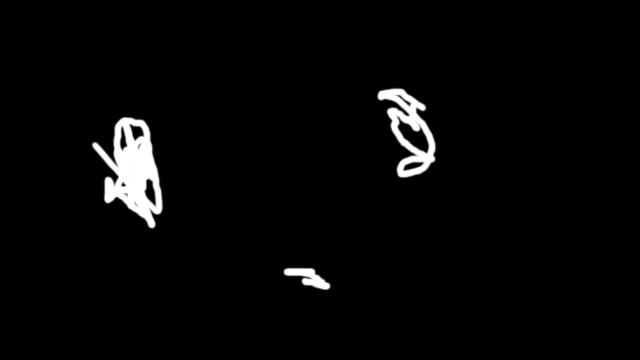
#> input picture Parte07/ExHenrique/atlascar.png, 640 x 360 px
$ python main.py   (older library calls are emulated)
#> lines starting #> are read from the running program, lines starting #| are printed output that depends on the picture; after the words box and inside, x2 and y2 are one past the last pixel; in counts of white or black regions, pixels touching at a corner belong together; long printed decimals are rounded
#!/usr/bin/env python3
# --------------------------------------------------
# Miguel Riem Oliveira.
# PSR, September 2020.
# --------------------------------------------------
from copy import deepcopy
from functools import partial
from re import I
from tkinter import W

import numpy as np
import cv2
from colorama import Fore, Style

# GLOBAL VARIABLES ARE FORBIDDEN

def showBoolImage(win_name, image):
    image_bool = image.astype(np.uint8)*255
    cv2.imshow(win_name, image_bool)

def main():
    # initial setup
    image = cv2.imread('./atlascar.png')
#> image is the input picture: shape (360, 640, 3); min 0, max 255, mean 6.9
    cv2.namedWindow( 'rgb_image',cv2.WINDOW_NORMAL)
    cv2.resizeWindow('rgb_image', 800, 400)


    gray = cv2.cvtColor(image, cv2.COLOR_BGR2GRAY)
    ret,t_image = cv2.threshold(gray,230,255,cv2.THRESH_BINARY)
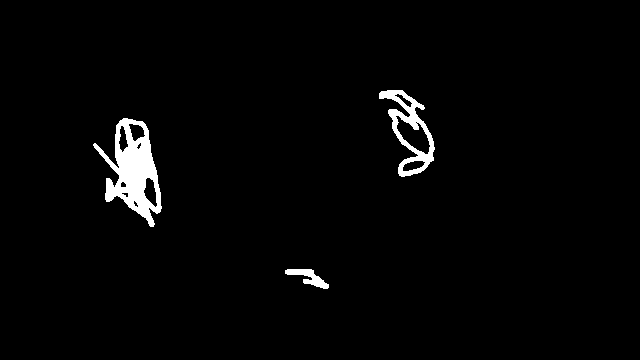
#> t_image: shape (360, 640); 2.2% white; 3 white regions, box (x1, y1, x2, y2) and area: (93, 118, 162, 227) 3252, (379, 90, 435, 177) 1517, (285, 269, 329, 289) 373

    connectivity = 4  # You need to choose 4 or 8 for connectivity type
    num_labels, labels, stats, centroids = cv2.connectedComponentsWithStats(t_image , connectivity , cv2.CV_32S)
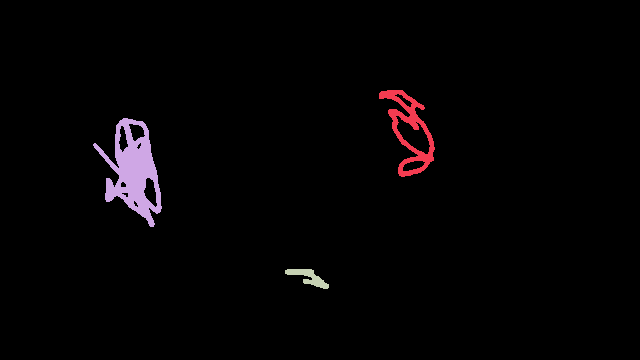
#> labels: shape (360, 640) int32; 4 distinct labels, from 0 to 3; one colour per label, 0 black
#> num_labels = 4; stats = [[0, 0, 640, 360, 225258], [379, 90, 56, 87, 1517], [93, 118, 69, 109, 3252], [285, 269, 44, 20, 373]]; centroids = [[321.6, 179.8], [409, 129.9], [133, 170.9], [308.3, 277]]
    print('num_labels = ' + str(num_labels))
#| num_labels = 4
    print('stats = ' + str(stats))
#| stats = [[     0      0    640    360 225258]
#|  [   379     90     56     87   1517]
#|  [    93    118     69    109   3252]
#|  [   285    269     44     20    373]]
    print('centroids = ' + str(centroids))
#| centroids = [[321.609 179.796]
#|  [408.952 129.913]
#|  [132.970  170.939]
#|  [308.279 276.965]]

    # find the second larges object (fisrt one is the background)
    largest_area_idx = None
    largest_area = 0
    for idx, stat in enumerate(stats):
        if idx == 0:
            continue
        print(stat)
        print(cv2.CC_STAT_AREA)
        area = stat[cv2.CC_STAT_AREA]

        if area > largest_area:
            largest_area = area
            largest_area_idx = idx
#> this loop made 4 passes
#> (stat, area) on pass 4: ([285, 269, 44, 20, 373], 373)
#| [ 379   90   56   87 1517]
#| 4
#| [  93  118   69  109 3252]
#| 4
#| [285 269  44  20 373]
#| 4
#> after the loop, largest_area = 3252; largest_area_idx = 2

    print('Component with largest area is idx = ' + str(largest_area_idx) + ' with area = ' + str(largest_area))
#| Component with largest area is idx = 2 with area = 3252
    xc =centroids[largest_area_idx][0]
#> xc = 133
    yc =centroids[largest_area_idx][1]
#> yc = 170.9

    print('Component with largest area is idx = ' + str(largest_area_idx) + ' with area = ' + str(largest_area), ' , centroid x=' + str(xc) + ', yc= ' + str(yc))
#| Component with largest area is idx = 2 with area = 3252  , centroid x=132.970, yc= 170.939

    cv2.imshow('rgb_image', image)
    cv2.imshow('thresholded_image', t_image)


    pressed_key = cv2.waitKey(0)
#> (key Esc is pressed here)

if __name__ == '__main__':
    main()
